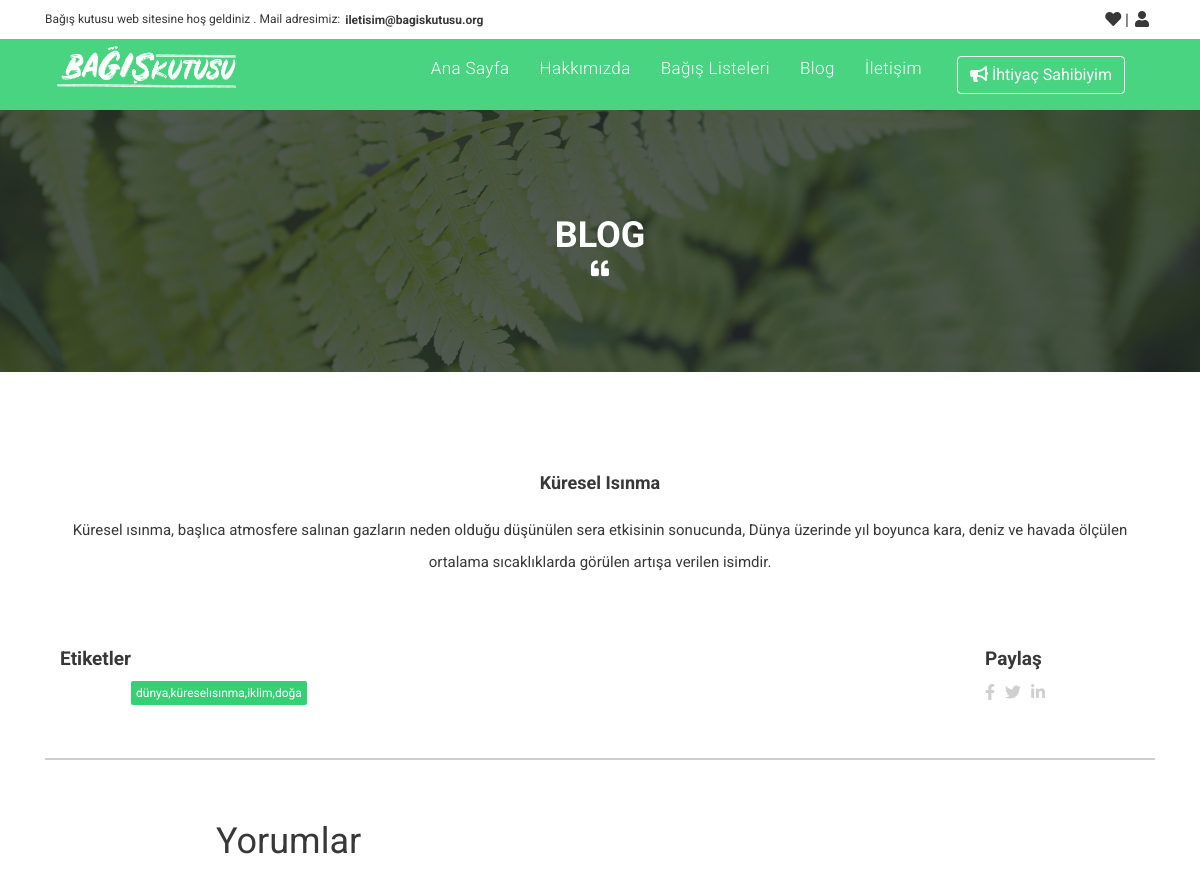
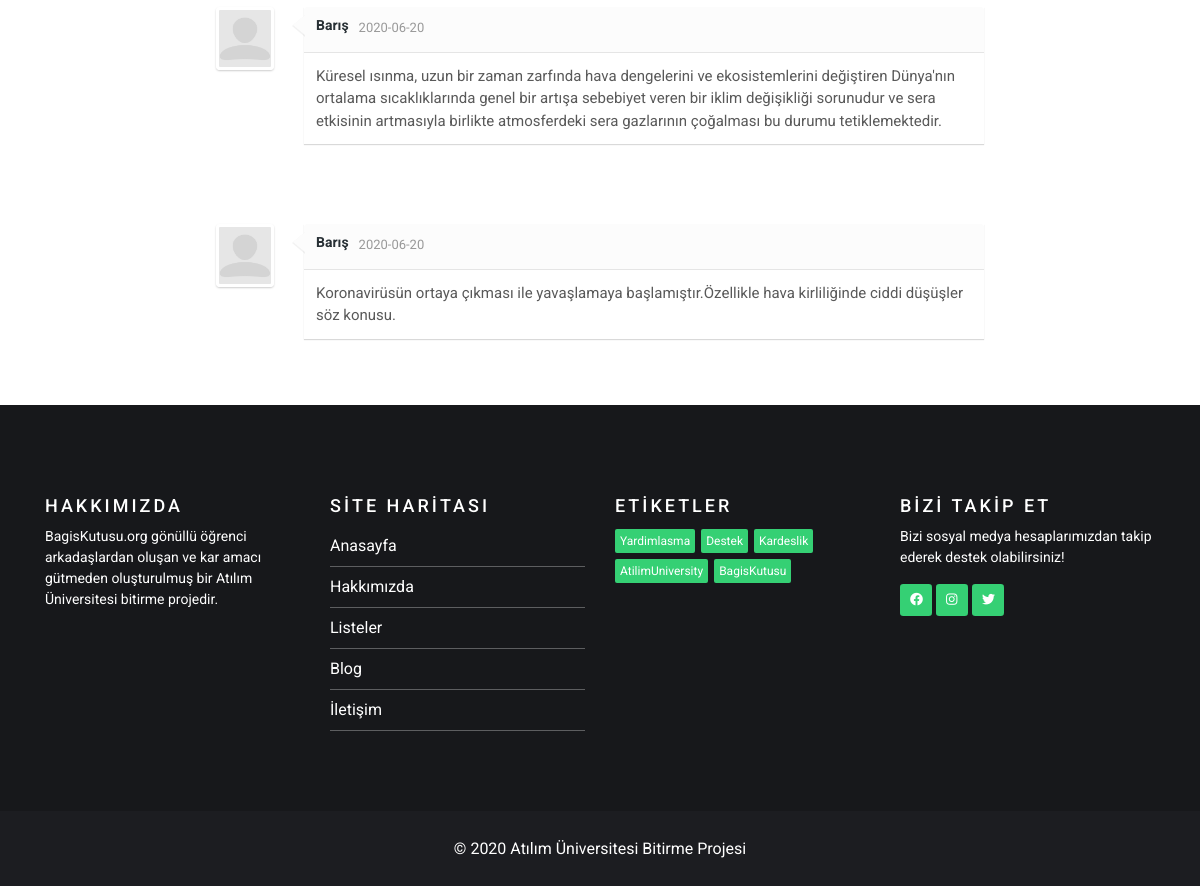
Screenshot of /blog/gucsuzler-yurdu-dernegi-kuresel-isinma-893 with the database file from the repository (2 pictures, top to bottom).
### tables this page shows
CREATE TABLE `blog` (
  `blogID` int(11) NOT NULL,
  `societID` int(11) NOT NULL,
  `tag` varchar(55) NOT NULL,
  `date` date NOT NULL DEFAULT current_timestamp(),
  `text` text NOT NULL,
  `title` varchar(100) NOT NULL,
  `blogLink` varchar(100) NOT NULL,
  `b_image` text NOT NULL
);

CREATE TABLE `comment` (
  `commentID` int(11) NOT NULL,
  `userID` int(11) NOT NULL,
  `blogID` int(11) NOT NULL,
  `comment` text NOT NULL,
  `date` date NOT NULL DEFAULT current_timestamp(),
  `commentIp` int(100) NOT NULL
);

CREATE TABLE `user` (
  `userID` int(11) NOT NULL,
  `userName` varchar(55) NOT NULL,
  `userMail` varchar(55) NOT NULL,
  `userPass` varchar(300) NOT NULL
);

### app/controller/blog.php (called while the page is built, shortened)
<?php
if(empty(url(1))){
   header('Refresh:0; url='.site_url('index'));
}else{
    $blogInfo = $db->select('blog')
                      ->where('blogLink',filterUrl(url(1)))
                      ->run(true);
      $commentList = $db->select('comment')
                ->join('user', '%s.userID = %s.userID')
                ->where('blogID',$blogInfo['blogID'])
                ->run();
}
require view('blog');
?>

### index.php (called while the page is built, shortened)
<?php
$_url = get('url');
$_url = array_filter(explode('/',$_url));
require controller($_url[0]);
?>

### app/classes/class.basicdb.php (called while the page is built, shortened)
<?php
class BasicDB extends \PDO
{
    private $sql;
    private $tableName;
    private $where;
    private $join;
    public function select($tableName)
    {
        $this->sql = 'SELECT * FROM `' . $tableName . '`';
        $this->tableName = $tableName;
        return $this;
    }
    public function where($column, $value = '', $mark = '=', $logical = '&&')
    {
        $this->where[] = array(
            $column,
            $value,
            $mark,
            $logical
        );
        return $this;
    }
    public function join($targetTable, $joinSql, $joinType = 'inner')
    {
        $this->join[] = ' ' . strtoupper($joinType) . ' JOIN ' . $targetTable . ' ON ' . sprintf($joinSql, $targetTable, $this->tableName);
        return $this;
    }
    public function run($single = false)
    {
        if ($this->join) {
            $this->sql .= implode(' ', $this->join);
            $this->join = null;
        }
        $query = $this->query($this->sql);
        if ($single){
            return $query->fetch(parent::FETCH_ASSOC);
        }
        else{
            return $query->fetchAll(parent::FETCH_ASSOC);
        }
    }
    private function get_where()
    {
        if (is_array($this->where) && count($this->where) > 0) {
            $this->sql .= ' WHERE ';
            $where = array();
            foreach ($this->where as $key => $arg) {
                if (strstr($arg[1], 'FIND_IN_SET')) {
                    $where[] = ($key > 0 ? $arg[3] : null) . $arg[1];
                } else {
                    $where[] = ($key > 0 ? $arg[3] : null) . ' `' . $arg[0] . '` ' . strtoupper($arg[2]) . ' ' . (strstr($arg[2], 'IN') ? '(' : '"') . $arg[1] . (strstr($arg[2], 'IN') ? ')' : '"');
                }
            }
            $this->sql .= implode(' ', $where);
            $this->where = null;
        }
    }
}

### app/helper/url.php (called while the page is built, shortened)
<?php
function filterUrl($str){
  return htmlspecialchars(trim($str));
}
function get($name){
  if (isset($_GET[$name])) {
      return filterUrl($_GET[$name]);
  }
  return false;
}
function url($index){
  global $_url;
  if (isset($_url[$index]))
    return $_url[$index];
  return false;
}
function asset_url($url = null){
  return url . '/assets/' .$url;
}
?>

### app/view/blog.php (the view, shortened to what this page needs)
       <div class="blog-page-back">
       <div class=" blog-page-text ">
            <div class="container">
                <h2 class="blog-page-txt">BLOG</h2>
            </div>
            <div class="list-img">
                <i class="fas fa-quote-left"></i>
            </div>
       </div>
    </div>
<div class="container blog-page-content">
  <div class="container blog-page"> <img  src="<?php echo asset_url('img/blog/').$blogInfo['b_image']; ?>" alt="" srcset="" ></div>
  <h3><?php echo $blogInfo['title']; ?></h3>
  <p><?php echo htmlspecialchars_decode($blogInfo['text']); ?></p>
    <div class="container">
        <div class="row">
            <div class="col-xl-10 col-lg-10 col-md-8 col-sm-8 col-8 etichet-blog">
                <h4>Etiketler</h4>
                    <div class="tags blog-tags">
                        <ul style="margin-top: 80px;">
                            <li><a href="#"> <?php echo $blogInfo['tag']; ?> </a></li>
                        </ul>
                </div>
            </div>
            <div class="col-xl-2 col-lg-2 col-md-4 col-sm-4 col-4 etichet-blog-left">
                <h4>Paylaş</h4>
                <div class="row">
                    <div class="col-xl-6 col-lg-6 col-md-4 col-sm-6 col-6 blog-share">
                        <a href="https://www.facebook.com/login.php?skip_api_login=1&api_key=966242223397117&signed_next=1&next=https%3A%2F%2Fwww.facebook.com%2Fsharer%2Fsharer.php%3Fu%3Dhttps%253A%252F%252Fbagiskutusu.org&cancel_url=https%3A%2F%2Fwww.facebook.com%2Fdialog%2Fclose_window%2F%3Fapp_id%3D966242223397117%26connect%3D0%23_%3D_&display=popup&locale=tr_TR"><i class="fab fa-facebook-f fb"></i></a>
                        <a href="https://twitter.com/intent/tweet?text=Ba%C4%9F%C4%B1%C5%9F%C3%A7%C4%B1%20ve%20kurumu%20bulu%C5%9Fturan%20adres&url=https://www.bagiskutusu.org"><i class="fab fa-twitter tw"></i></a>
                        <a href=""><i class="fab fa-linkedin-in in"></i></a>
                   </div>
                </div>
            </div>
        </div>
    </div>
    <div class="blog-border"></div>
<div class="comments-container">
    <h1>Yorumlar</h1>
    <?php if($commentList){
            foreach ($commentList as $value) { ?>
    <ul id="comments-list" class="comments-list">
        <li>
            <div class="comment-main-level">
                <div class="comment-avatar"><img src="<?php echo asset_url("/img/avatar.jpg"); ?>" alt=""></div>
                <div class="comment-box">
                    <div class="comment-head">
                        <h6 class="comment-name"><?= $value['userName']; ?></h6>
                       <span><?= $value['date']; ?></span>
                    </div>
                    <div class="comment-content">
                        <?= $value['comment']; ?>
                    </div>
                </div>
            </div>
    </ul>
    <?php }} ?>
</div>
</div>

### rows the page displays
blog: title "Küresel Isınma", text "Küresel ısınma, başlıca atmosfere salınan gazların neden olduğu düşünülen sera etkisinin sonucunda, Dünya üzerinde yıl boyunca kara, deniz ve havada ölçülen ortalama sıcaklıklarda görülen artışa verilen isimdir.", tag "dünya,küreselısınma,iklim,doğa"
comment: userID.userName "Barış", date "2020-06-20", comment "Küresel ısınma, uzun bir zaman zarfında hava dengelerini ve ekosistemlerini değiştiren Dünya'nın ortalama sıcaklıklarında genel bir artışa sebebiyet veren bir iklim değişikliği sorunudur ve sera etkisinin artmasıyla birlikte atmosferdeki sera gazlarının çoğalması bu durumu tetiklemektedir."
comment: userID.userName "Barış", date "2020-06-20", comment "Koronavirüsün ortaya çıkması ile yavaşlamaya başlamıştır.Özellikle hava kirliliğinde ciddi düşüşler söz konusu."
